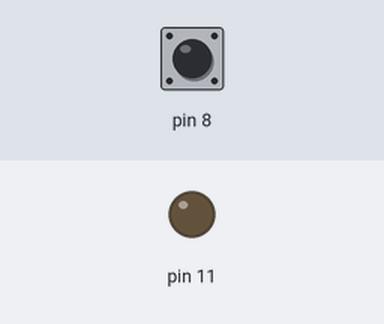
Bench run of a sketch on a simulated Arduino Uno, built with avr-gcc and run on an emulated ATmega328P. Parts: output pins drawn as LEDs (lit = HIGH). The inputs (shaded band) are chosen by the test bench; at power-on: pin 8 LOW.

Above: at 1.2 s.
1.3 s: pin 8 driven HIGH
At 1.8 s:
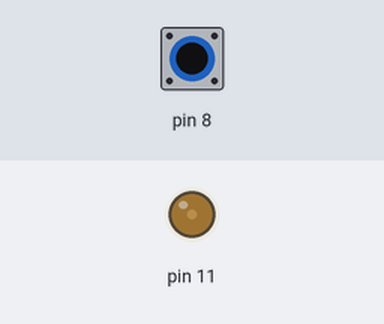
2.8 s: pin 8 pulsed LOW 5 times (0.12 s each, 0.3 s apart)
At 3.07 s:
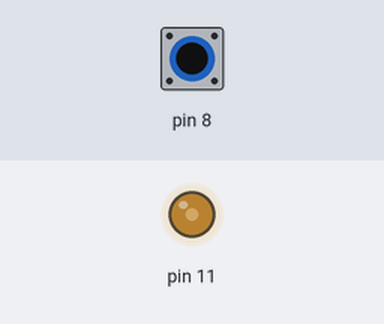
At 3.67 s:
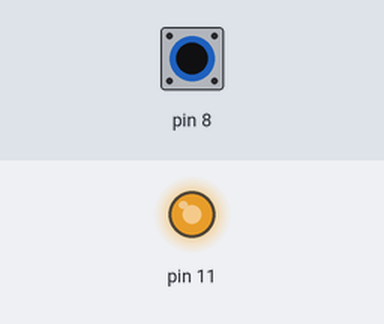
Timing chart, 0 to 5.8 s (numbered marks = the images above; inputs shaded):
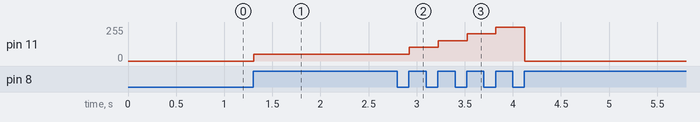

Measured:
- after the input at 1.3 s, pin 11: 0/255 → 51/255 at once
- after the input at 2.8 s, pin 11: 51/255 → 102/255 after 0.13 s, → 153/255 0.30 s later, → 204/255 0.30 s later, → 255/255 0.30 s later, … (5 changes in this stretch)

The sketch:

brightnessofLED.ino
```cpp
boolean lastButton = LOW;
int ledLevel = 0;
boolean currentButton = LOW;


boolean debounce(boolean last)
{
boolean current = digitalRead(8);
  if (last != current)
  {
  delay(5);
    current = digitalRead(8);

  }
  return current;

}


void setup()
{
  pinMode(8, INPUT);
    pinMode(11, OUTPUT);

}

void loop()
{
  currentButton = debounce(lastButton);
  if (lastButton == LOW && currentButton == HIGH)
  {
   ledLevel = ledLevel + 51;

  }
  lastButton = currentButton;
  if (ledLevel > 255) ledLevel=0;

  analogWrite(11, ledLevel);
}
```
